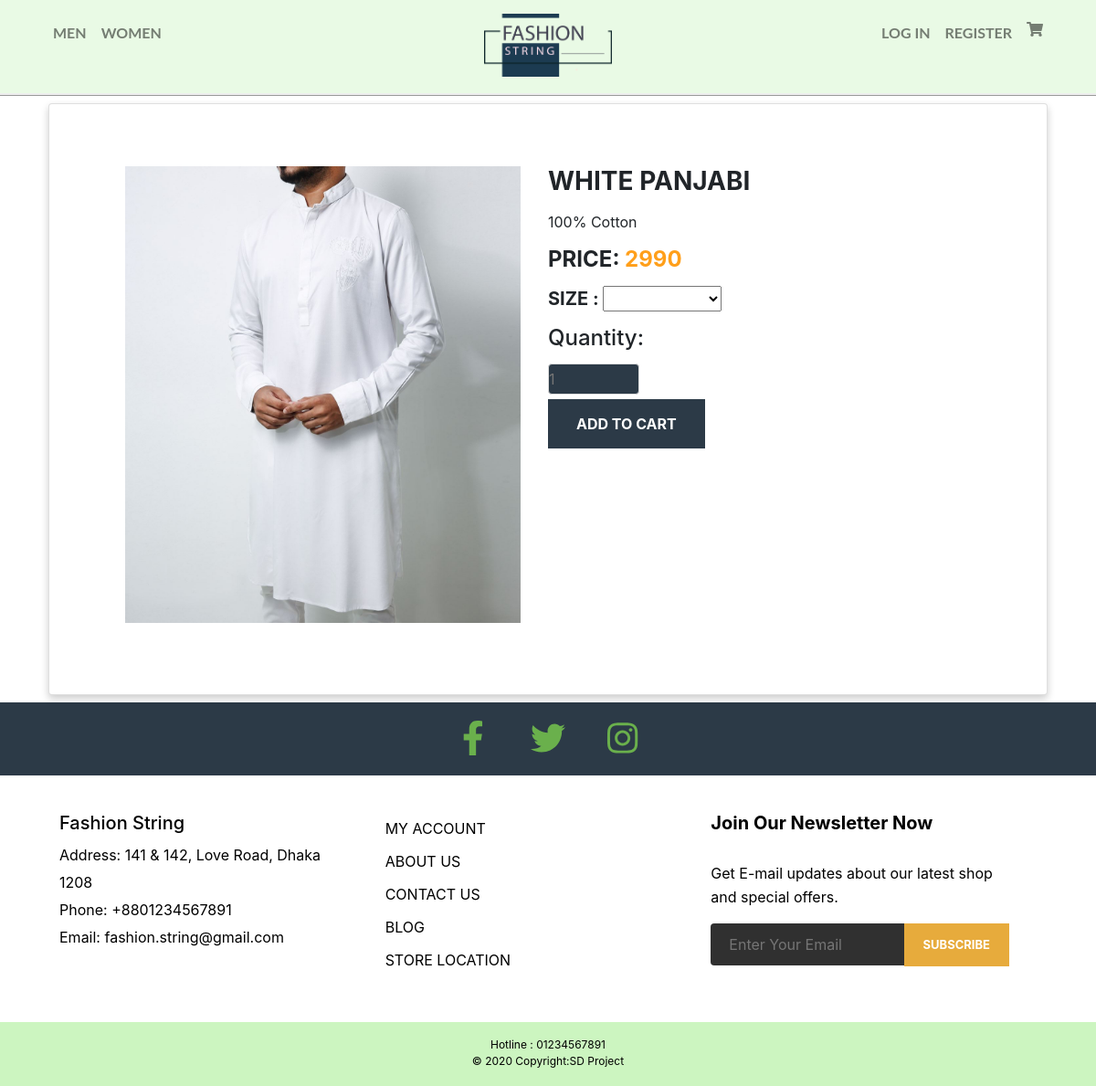
The page /product-details.php?product_id=3 on the database its author committed.
### tables this page shows
CREATE TABLE `product` (
  `Product_ID` int(255) NOT NULL,
  `Title` varchar(255) NOT NULL,
  `Price` float NOT NULL,
  `Image1` varchar(255) NOT NULL,
  `Image2` varchar(255) NOT NULL,
  `parent_cat` int(255) NOT NULL,
  `cat_id` int(255) NOT NULL,
  `Description` varchar(255) NOT NULL,
  `Status` tinyint(5) NOT NULL,
  `Qty` int(255) NOT NULL
);

### product-details.php (the view, shortened to what this page needs)
<?php
include "db_connection.php";  ?>
<html>
<head>
<link rel="stylesheet" href="css/style.css">
<link rel="stylesheet" href="https://stackpath.bootstrapcdn.com/bootstrap/4.3.1/css/bootstrap.min.css">
</head>
<body>
 <?php
  include "header.php" ?>
  <div class="container">
		<div class="card">
			<div class="container">
				<div class="row">
					<?php
					$single_product_query =  "SELECT `Product_ID`, `Title`, `Price`, `Image1`, `Image2`, `parent_cat`, `cat_id`, `Description`, `Status`, `Qty` FROM `product` WHERE Product_ID=$_GET[product_id] ORDER BY Product_ID ASC";
                    $single_product_queryfire = mysqli_query($conn , $single_product_query);
                    $single_product = mysqli_fetch_array($single_product_queryfire) ?>
					<div class="preview col-md-6">
						<div class="preview-pic tab-content">
						  <div class="tab-pane active" id="pic-1"><img src="<?php echo $single_product['Image1']; ?>"></div>
						</div>
					</div>
					<br>
					<div class="details col-md-6 col-sm-12">
						<h3 class="product-title"><?php echo $single_product['Title']; ?></h3>
						<p class="product-description"><?php echo $single_product['Description']; ?>
						</p>
						<h4 class="price">PRICE: <span><?php echo $single_product['Price']; ?></span></h4>
						<h5 class="sizes">SIZE :
							<select name="size">
								<option value="null"></option>
    							<option value="small">Small</option>
  							</select>
						</h5>
						<form method="get" action="addtocart.php">
							<div class="quantity">
								<h4 class="quantity">Quantity:</h4>
									<input type="text" name="quant" placeholder="1">
							</div>
							<div class="shop-btn-wrap">
								<button class="add-to-cart"  name="add_cart" type="submit" value="Add to Cart">add to cart</button>
							</div>
						</form>
					</div>
				</div>
			</div>
		</div>
	</div>
<?php
include "footer.php"; ?>
</body>
</html>

### css/style.css (style rules this page uses)
* { box-sizing: border-box; padding: 0; margin: 0; }
.row { width: 100%; }
.row { width: 100%; padding: 20px 20px 20px 20px; }
.preview { width: 100%; height: 500px; margin-bottom: 10px; padding-bottom: 10px; overflow: hidden; }
.tab-content { overflow: hidden; }
.tab-content img { width: 100%; }
.card { margin-top: 50px; background: #eee; padding: 3em; line-height: 1.5em; }
.product-title, .price, .sizes, .colors .quantity { text-transform: UPPERCASE; font-weight: bold; }
.quantity { padding-bottom: 5px; }
h4 { font-weight: bold; }
.checked, .price span { color: #ff9f1a; }
.product-title,.product-description, .price, .sizes { margin-bottom: 15px; }
.product-title { margin-top: 0; }
.add-to-cart { background: #2c3a47; padding: 15px 31px; border: none; text-transform: UPPERCASE; font-weight: bold; color: #fff; }
span { cursor:pointer; }
input { height:34px; width: 100px; background-color: #2c3a47; color: white; font-size: 26px; border:1px solid #ddd; border-radius:4px; display: inline-block; vertical-align: middle; }
.card { box-shadow: 0 4px 8px 0 rgba(0, 0, 0, 0.2); margin: 8px; }
.container { padding: 0 16px; }
.container::after, .row::after { content: ""; clear: both; display: table; }

### rows shown on the page
product: Image1 (picture), Title "WHITE PANJABI", Description "100% Cotton", Price "2990"

### other values the page prints
$user "LOG IN"
$registration "REGISTER"
